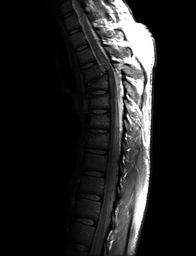
#> input picture Images/Fractured_Spine_746x976.tif, 196 x 256 px, shrunk from 746 x 976 before the run
$ jupyter execute Problem_2_b.ipynb
#> lines starting #> are read from the running program, lines starting #| are printed output that depends on the picture
### Take grayscale image of size 512x512 and perform the following operations –
### (b)  Differentiate the results of power law transform and inverse logarithmic transform

[cell 1]
import cv2
import numpy as np
import matplotlib.pyplot as plt

[cell 2]
image1 = cv2.imread('./../../Images/Fractured_Spine_746x976.tif', cv2.IMREAD_GRAYSCALE)
#> image1 is the input picture: shape (256, 196); min 0, max 255, mean 32.6
image2 = cv2.imread('./../../Images/Aerial Image 765x769.tif', cv2.IMREAD_GRAYSCALE)
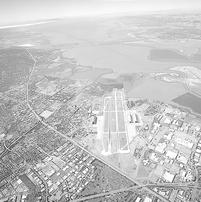
#> input picture Images/Aerial Image 765x769.tif, 201 x 202 px, shrunk from 765 x 769 before the run
#> image2 is the input picture: shape (202, 201); min 44, max 255, mean 197.1

[cell 3]
def power_law_transform(image, gamma):
    transformed_image = image.copy()
    height, weight = transformed_image.shape

    for row in range(height):
        for column in range(weight):
            pixel  = image[row, column]/255
            transformed_image[row, column] = (pixel ** gamma)*255
    return np.uint(transformed_image)

[cell 4]
def inverse_logarithmic_transform(image):
    c = 255 / np.log(256)
    transformed_image = np.exp(image / c) - 1

    return np.uint8(transformed_image)

[cell 5]
gammas = [1, 0.6, 0.4, 0.3]
plt.figure(figsize=(10,10))

for i in range(4):
    plt.subplot(2,2,i+1)
    transformed_image = power_law_transform(image1, gammas[i])
    plt.imshow(transformed_image, cmap='gray')
    plt.title(f"Power law transform with Y={gammas[i]}")
#> this loop made 4 passes
#> pass 2, `transformed_image = power_law_transform(image1, gammas[i])`:
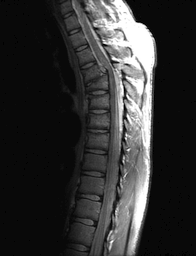
#> transformed_image: shape (256, 196) uint64; min 0, max 255, mean 49.9
#> pass 3, `transformed_image = power_law_transform(image1, gammas[i])`:
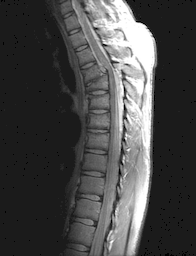
#> transformed_image: shape (256, 196) uint64; min 0, max 255, mean 72
plt.show()
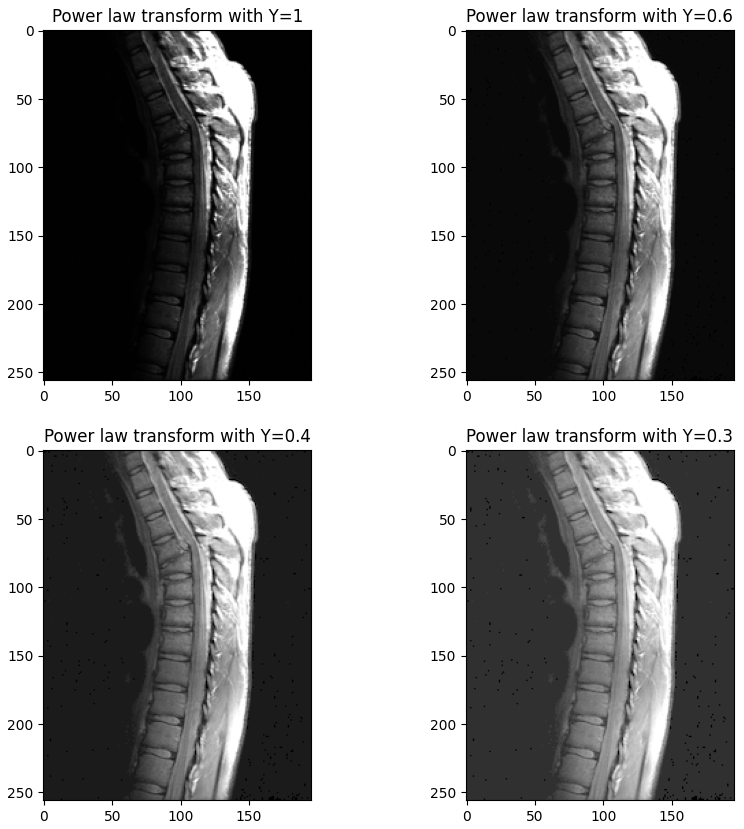
#> figure drawn by matplotlib, 4 panels

[cell 6]
gammas = [1, 3, 4, 5]
plt.figure(figsize=(10,10))

for i in range(4):
    plt.subplot(2,2,i+1)
    transformed_image = power_law_transform(image2, gammas[i])
    plt.imshow(transformed_image, cmap='gray')
    plt.title(f"Power law transform with Y={gammas[i]}")
#> this loop made 4 passes
#> pass 2, `transformed_image = power_law_transform(image2, gammas[i])`:
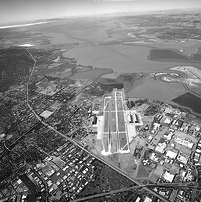
#> transformed_image: shape (202, 201) uint64; min 1, max 255, mean 126.4
#> pass 3, `transformed_image = power_law_transform(image2, gammas[i])`:
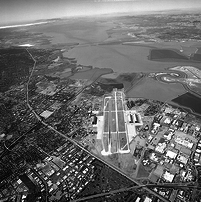
#> transformed_image: shape (202, 201) uint64; min 0, max 255, mean 104.3
plt.show()
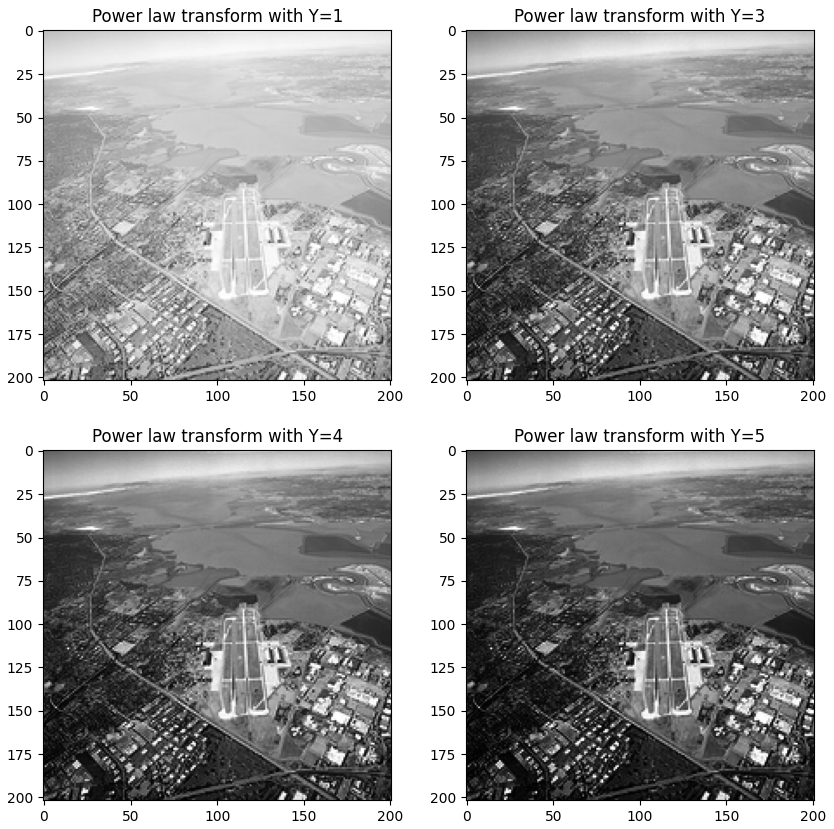
#> figure drawn by matplotlib, 4 panels

[cell 7]
transformed_image = inverse_logarithmic_transform(image2)
#> in inverse_logarithmic_transform, `transformed_image = np.exp(image / c) - 1`:
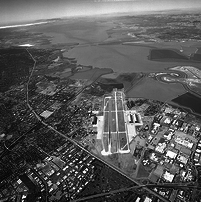
#> transformed_image: shape (202, 201) float64; min 1.6, max 255, mean 88.6
